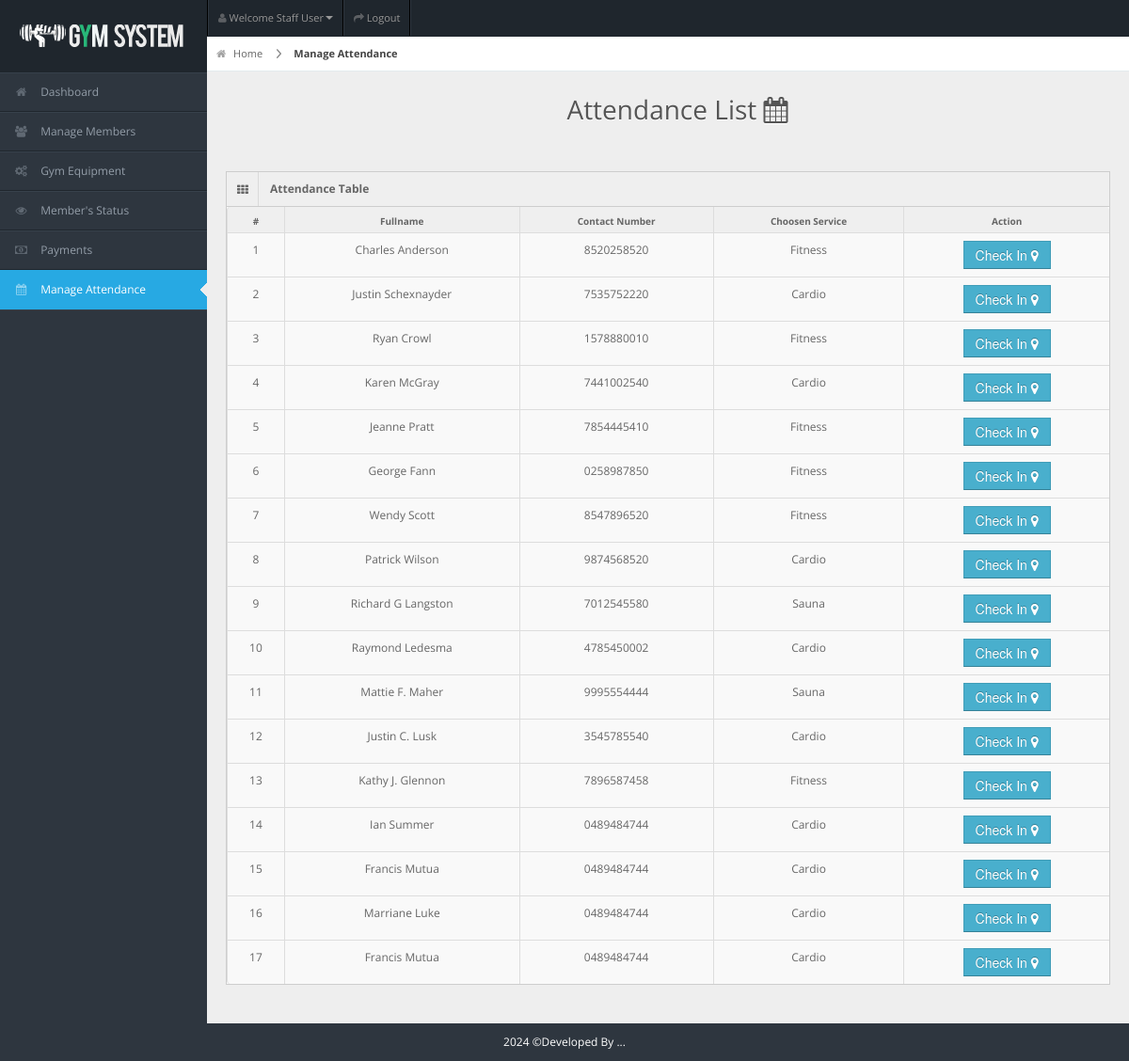
Screenshot of /staff/staff-pages/attendance.php (signed in) with the database file from the repository.
### tables this page shows
CREATE TABLE `members` (
  `user_id` int(11) NOT NULL,
  `fullname` varchar(20) NOT NULL,
  `username` varchar(20) NOT NULL,
  `password` varchar(100) NOT NULL,
  `gender` varchar(20) NOT NULL,
  `dor` date NOT NULL,
  `services` varchar(50) NOT NULL,
  `amount` int(11) NOT NULL,
  `paid_date` date NOT NULL,
  `p_year` int(11) NOT NULL,
  `plan` varchar(100) NOT NULL,
  `address` varchar(20) NOT NULL,
  `contact` varchar(10) NOT NULL,
  `status` varchar(20) NOT NULL DEFAULT 'Active',
  `attendance_count` int(11) DEFAULT 0,
  `ini_weight` int(11) NOT NULL DEFAULT 0,
  `curr_weight` int(11) NOT NULL DEFAULT 0,
  `ini_bodytype` varchar(50) DEFAULT '',
  `curr_bodytype` varchar(50) DEFAULT '',
  `progress_date` date DEFAULT NULL,
  `reminder` int(11) NOT NULL DEFAULT 0
);

### staff/staff-pages/attendance.php (the view, shortened to what this page needs)
<!DOCTYPE html>
<html lang="en">
<head>
<link rel="stylesheet" href="../css/bootstrap.min.css" />
<link rel="stylesheet" href="../css/bootstrap-responsive.min.css" />
<link rel="stylesheet" href="../css/uniform.css" />
<link rel="stylesheet" href="../css/select2.css" />
<link rel="stylesheet" href="../css/matrix-style.css" />
<link rel="stylesheet" href="../css/matrix-media.css" />
<link href="../font-awesome/css/font-awesome.css" rel="stylesheet" />
</head>
<body>
<div id="header">
  <h1><a href="dashboard.html">Gym Admin</a></h1>
</div>
<?php include '../includes/header.php'?>
<?php $page="attendance"; include '../includes/sidebar.php'?>
<div id="content">
  <div id="content-header">
    <div id="breadcrumb"> <a href="index.php" title="Go to Home" class="tip-bottom"><i class="icon-home"></i> Home</a> <a href="attendance.php" class="current">Manage Attendance</a> </div>
    <h1 class="text-center">Attendance List <i class="icon icon-calendar"></i></h1>
  </div>
  <div class="container-fluid">
    <div class="row-fluid">
      <div class="span12">
      <div class='widget-box'>
          <div class='widget-title'> <span class='icon'> <i class='icon-th'></i> </span>
            <h5>Attendance Table</h5>
          </div>
          <div class='widget-content nopadding'>
	  <?php
          echo"<table class='table table-bordered'>
              <thead>
                <tr>
                  <th>#</th>
                  <th>Fullname</th>
                  <th>Contact Number</th>
                  <th>Choosen Service</th>
                  <th>Action</th>
                </tr>
              </thead>";
                 $current_date = date('Y-m-d h:i A');
                $exp_date_time = explode(' ', $current_date);
                 $todays_date =  $exp_date_time['0'];
                     $qry="SELECT * FROM members WHERE status = 'Active'";
                    $result=mysqli_query($conn,$qry);
                   $cnt = 1;
            while($row=mysqli_fetch_array($result)){ ?>
           <tbody>
                <td><div class='text-center'><?php echo $cnt; ?></div></td>
                <td><div class='text-center'><?php echo $row['fullname']; ?></div></td>
                <td><div class='text-center'><?php echo $row['contact']; ?></div></td>
                <td><div class='text-center'><?php echo $row['services']; ?></div></td>
            <?php
                $qry = "select * from attendance where curr_date = '$todays_date' AND user_id = '".$row['user_id']."'";
                $res = $conn->query($qry);
                $row_exist = mysqli_fetch_array($res);
                $curr_date = $row_exist['curr_date'];
                if($curr_date == $todays_date){
    ?>
                <td><div class='text-center'><span class="label label-inverse"><?php echo $row_exist['curr_date'];?>  <?php echo $row_exist['curr_time'];?></span></div>
                <div class='text-center'><a href='actions/delete-attendance.php?id=<?php echo $row['user_id'];?>'><button class='btn btn-danger'>Check Out <i class='icon icon-time'></i></button> </a></div>
                </td>
              <?php } else {
                  ?>
                <td><div class='text-center'><a href='actions/check-attendance.php?id=<?php echo $row['user_id'];?>'><button class='btn btn-info'>Check In <i class='icon icon-map-marker'></i></button> </a></div></td>
                <?php $cnt++; }
              ?>
              </tbody>
           <?php } ?>
            </table>
          </div>
        </div>
      </div>
    </div>
  </div>
</div>
<div class="row-fluid">
  <div id="footer" class="span12"> <?php echo date("Y");?> &copy;Developed By ...</a> </div>
</div>
</body>
</html>

### staff/includes/header.php (shortened to what this page needs)
<div id="user-nav" class="navbar navbar-inverse">
  <ul class="nav right">
    <li  class="dropdown" id="profile-messages" ><a title="" href="#" data-toggle="dropdown" data-target="#profile-messages" class="dropdown-toggle"><i class="icon icon-user"></i>  <span class="text">Welcome Staff User</span><b class="caret"></b></a>
    </li>
    <li class=""><a title="" href="../logout.php"><i class="icon icon-share-alt"></i> <span class="text">Logout</span></a></li>
  </ul>
</div>

### staff/includes/sidebar.php (shortened to what this page needs)
<div id="sidebar"><a href="#" class="visible-phone"><i class="icon icon-home"></i> Dashboard</a>
  <ul>
    <li class="<?php if($page=='dashboard'){ echo 'active'; }?>"><a href="index.php"><i class="icon icon-home"></i> <span>Dashboard</span></a> </li>
    <li class="<?php if($page=='member'){ echo 'submenu active'; } else { echo 'submenu';}?>"> <a href="#"><i class="icon icon-group"></i> <span>Manage Members</span></a>
    </li>
    <li class="<?php if($page=='equipment'){ echo 'submenu active'; } else { echo 'submenu';}?>"> <a href="#"><i class="icon icon-cogs"></i> <span>Gym Equipment</span> </a>
    </li>
    <li class="<?php if($page=='membersts'){ echo 'active'; }?>"><a href="member-status.php"><i class="icon icon-eye-open"></i> <span>Member's Status</span></a></li>
    <li class="<?php if($page=='payment'){ echo 'active'; }?>"><a href="payment.php"><i class="icon icon-money"></i> <span>Payments</span></a></li>
    <li class="<?php if($page=='attendance'){ echo 'active'; }?>"><a href="attendance.php"><i class="icon icon-calendar"></i> <span>Manage Attendance</span></a></li>
  </ul>
</div>

### staff/css/matrix-media.css (style rules this page uses)
body { background:#2E363F; }
#header { background-color: #1f262d; margin-top:10px; }
#sidebar > ul { border-bottom: 1px solid #37414b }
#sidebar > ul > li { border-top: 1px solid #37414b; border-bottom: 1px solid #1f262d; }
#sidebar > ul > li.active { background-color: #27a9e3; border-bottom: 1px solid #27a9e3; border-top: 1px solid #27a9e3; }
#sidebar > ul > li.active a { color:#fff; text-decoration:none; }

### staff/staff-pages/attendance.php (style rules this page uses)
#footer { color: white; }

### rows the page displays
members: cnt "1", fullname "Charles Anderson", contact "8520258520", services "Fitness"
members: cnt "2", fullname "Justin Schexnayder", contact "7535752220", services "Cardio"
members: cnt "3", fullname "Ryan Crowl", contact "1578880010", services "Fitness"
members: cnt "4", fullname "Karen McGray", contact "7441002540", services "Cardio"
members: cnt "5", fullname "Jeanne Pratt", contact "7854445410", services "Fitness"
members: cnt "6", fullname "George Fann", contact "0258987850", services "Fitness"
members: cnt "7", fullname "Wendy Scott", contact "8547896520", services "Fitness"
members: cnt "8", fullname "Patrick Wilson", contact "9874568520", services "Cardio"
members: cnt "9", fullname "Richard G Langston", contact "7012545580", services "Sauna"
members: cnt "10", fullname "Raymond Ledesma", contact "4785450002", services "Cardio"
members: cnt "11", fullname "Mattie F. Maher", contact "9995554444", services "Sauna"
members: cnt "12", fullname "Justin C. Lusk", contact "3545785540", services "Cardio"
members: cnt "13", fullname "Kathy J. Glennon", contact "7896587458", services "Fitness"
members: cnt "14", fullname "Ian Summer", contact "0489484744", services "Cardio"
members: cnt "15", fullname "Francis Mutua", contact "0489484744", services "Cardio"
members: cnt "16", fullname "Marriane Luke", contact "0489484744", services "Cardio"
members: cnt "17", fullname "Francis Mutua", contact "0489484744", services "Cardio"
